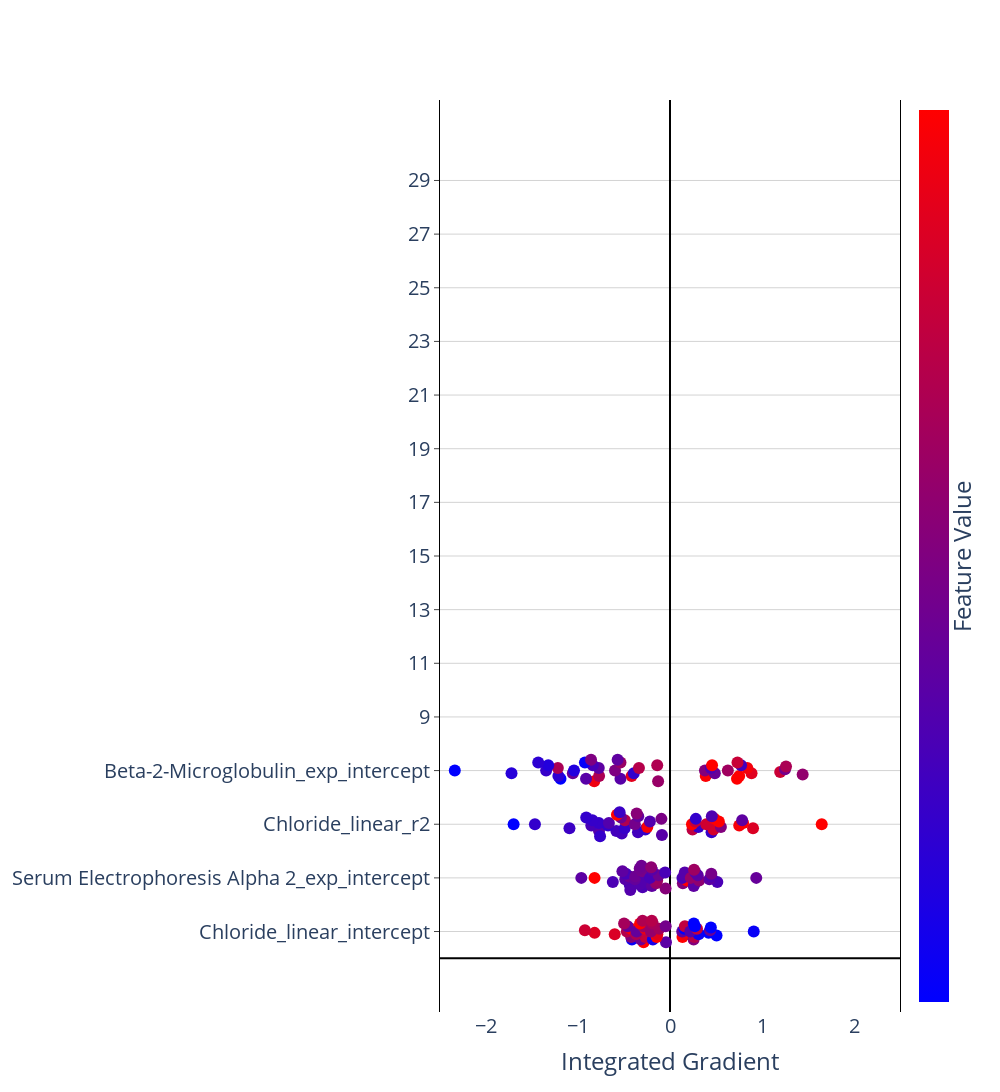

The code cell stored with this chart in its notebook:
### Code cell
nbins = 10
scale = 0.1
n_features = 15
spacing = 2
min_max_IG = 2.5

fig = go.Figure()
fig.update_layout(
    plot_bgcolor='white',
    autosize=False,
    width=1000,
    height=2000,
    coloraxis = {'colorscale':'Bluered'},
    xaxis_title = "Integrated Gradient",
)
 
fig.update_xaxes(
    zeroline=True,
    zerolinecolor="black",
    range = [-min_max_IG,min_max_IG]
    )
fig.update_yaxes(
    zeroline=True,
    zerolinecolor="black",
    mirror=True,
    ticks='outside',
    showline=True,
    linecolor='black',
    gridcolor='lightgrey',
    range = [-spacing, spacing*n_features + spacing]
)
 
feature_rank = np.argsort(np.sum(abs(IG),axis=0))
feature_order = feature_rank[(len(feature_rank)-n_features):len(feature_rank)] 

y_val = 1
bin_ids = list(range(nbins))
for f in feature_order:
    bins = np.linspace(IGtable.iloc[:,f].min()*1.1,IGtable.iloc[:,f].max()*1.1,nbins+1)
    ig_bins = pd.cut(IGtable.iloc[:,f], bins=bins, labels=bin_ids)
 
    x_vals = []
    y_vals = []
    f_vals = []
    for bin in bin_ids:
        x_bin_vals = list(IGtable.iloc[ig_bins[ig_bins == bin].index,f].values)
        n_pts = len(x_bin_vals)
        if n_pts > 0:
            x_vals = x_vals + x_bin_vals
            y_vals = y_vals + list(y_val + scale*(np.array(list(range(n_pts)))-(n_pts-1)/2))
            f_vals = f_vals + list(IG_X.iloc[ig_bins[ig_bins == bin].index,f].values)
    fig.add_trace(go.Scatter(
        x = x_vals, 
        y = y_vals,
        mode = 'markers',
        marker = dict(size=12,
                      color = f_vals,
                      coloraxis = "coloraxis",
                     ),
        name=IGtable.columns[f],
    ))
    y_val += spacing
 
 
fig.update_layout(showlegend=False, coloraxis_showscale=True,font=dict(size=20))
fig.update_coloraxes(colorbar_showticklabels=False,
                    colorbar_title=dict(text="Feature Value",side = "right"),
                    cmin = -1, cmax = 1)
fig.update_yaxes(tickvals=[1]+[1 + spacing*i for i in range(1,n_features)], 
                 ticktext=IGtable.columns[feature_order])
 
fig.show()

### Figure 1 — Plotly figure (JSON) as saved in the notebook; plotly's stock layout.template omitted (floating-point values rounded to 4 significant figures)
{"data": [{"marker": {"color": [0.7228, 0.5889, -0.9356, 0.02701, 0.7125, 0.4012, 1.673, -0.2166, 0.2835, 1.624, -0.1419, 0.5409, 0.3561, -0.2241, 0.8004, 0.2269, 1.878, 0.372, -0.2834, -0.8332, 1.025, 0.7627, 0.1598, 0.2781, -0.08741, 0.3022, 0.4202, 1.023, 0.8622, -0.2173, -1.668, 0.4978, 0.01111, 0.4198, -0.8876, -0.3481, 0.5456, -1.59, -1.324, -2.691, -1.009, -0.176, -2.948, -0.9336], "coloraxis": "coloraxis", "size": 12}, "mode": "markers", "name": "Chloride_linear_intercept", "type": "scatter", "x": [-0.8195, -0.9252, -0.4138, -0.4227, -0.6009, -0.4693, -0.4253, -0.4607, -0.4991, -0.2869, -0.3172, -0.2678, -0.3677, -0.3632, -0.2704, -0.2921, -0.3253, -0.2985, -0.04345, -0.1859, -0.1445, -0.1382, -0.2076, -0.1165, -0.04709, -0.1868, -0.1982, 0.136, 0.1701, 0.133, 0.1569, 0.1618, 0.2568, 0.2635, 0.3115, 0.2205, 0.2935, 0.2708, 0.2588, 0.5062, 0.4196, 0.4354, 0.4441, 0.9103], "y": [0.95, 1.05, 0.7, 0.8, 0.9, 1, 1.1, 1.2, 1.3, 0.6, 0.7, 0.8, 0.9, 1, 1.1, 1.2, 1.3, 1.4, 0.6, 0.7, 0.8, 0.9, 1, 1.1, 1.2, 1.3, 1.4, 0.8, 0.9, 1, 1.1, 1.2, 0.7, 0.8, 0.9, 1, 1.1, 1.2, 1.3, 0.85, 0.95, 1.05, 1.15, 1]}, {"marker": {"color": [-0.2746, 5.389, -0.431, -0.4114, -0.313, -0.1275, -0.4286, -0.2612, -0.3491, -0.4032, -0.3479, -0.354, -0.2195, -0.1452, -0.3332, -0.05938, -0.111, -0.1347, 0.05482, -0.2542, 0.1499, 0.216, -0.4207, -0.136, -0.4347, -0.3129, 0.1026, 0.01671, 3.393, -0.4298, -0.345, -0.3297, -0.2649, -0.3021, 0.112, 0.1788, -0.2639, -0.2993, 0.24, -0.4207, -0.2746, -0.3813, -0.07534, -0.2028], "coloraxis": "coloraxis", "size": 12}, "mode": "markers", "name": "Serum Electrophoresis Alpha 2_exp_intercept", "type": "scatter", "x": [-0.9638, -0.8201, -0.4388, -0.6215, -0.4861, -0.4393, -0.4788, -0.5171, -0.4312, -0.2983, -0.331, -0.2799, -0.382, -0.3769, -0.2792, -0.3025, -0.3294, -0.3105, -0.0481, -0.1967, -0.1509, -0.1395, -0.2174, -0.1234, -0.05293, -0.1959, -0.2046, 0.1397, 0.1861, 0.1351, 0.1569, 0.1605, 0.2579, 0.2689, 0.3166, 0.226, 0.3014, 0.2761, 0.2614, 0.5143, 0.4285, 0.4504, 0.4488, 0.9374], "y": [3, 3, 2.75, 2.85, 2.95, 3.05, 3.15, 3.25, 2.55, 2.65, 2.75, 2.85, 2.95, 3.05, 3.15, 3.25, 3.35, 3.45, 2.6, 2.7, 2.8, 2.9, 3, 3.1, 3.2, 3.3, 3.4, 2.8, 2.9, 3, 3.1, 3.2, 2.7, 2.8, 2.9, 3, 3.1, 3.2, 3.3, 2.85, 2.95, 3.05, 3.15, 3]}, {"marker": {"color": [-3.779, -0.5983, -0.316, -0.534, -0.4297, -0.5708, -0.5759, -0.5975, -0.5817, -0.4706, -0.4758, -0.5723, -0.5952, -0.3481, 0.3781, -0.131, 1.657, -0.5446, -0.319, -0.4846, -0.5957, 0.9395, -0.09025, -0.3602, -0.04316, -0.2374, 0.06826, 0.492, -0.5596, 1.077, 0.5595, -0.5973, -0.5766, 0.6585, 0.02191, 0.6261, 1.118, 1.22, -0.3823, 0.7176, 0.9306, 2.582, -0.262, 2.582], "coloraxis": "coloraxis", "size": 12}, "mode": "markers", "name": "Chloride_linear_r2", "type": "scatter", "x": [-1.7, -1.468, -0.7719, -1.093, -0.8554, -0.7732, -0.8428, -0.9104, -0.7601, -0.524, -0.5832, -0.4929, -0.6731, -0.6646, -0.4902, -0.5335, -0.5767, -0.5478, -0.08767, -0.3481, -0.2681, -0.2464, -0.3824, -0.2187, -0.09339, -0.3451, -0.3619, 0.2447, 0.3094, 0.2386, 0.2746, 0.281, 0.4514, 0.4731, 0.5531, 0.3948, 0.5307, 0.485, 0.4545, 0.9024, 0.7527, 0.7946, 0.7841, 1.649], "y": [5, 5, 4.75, 4.85, 4.95, 5.05, 5.15, 5.25, 4.55, 4.65, 4.75, 4.85, 4.95, 5.05, 5.15, 5.25, 5.35, 5.45, 4.6, 4.7, 4.8, 4.9, 5, 5.1, 5.2, 5.3, 5.4, 4.8, 4.9, 5, 5.1, 5.2, 4.7, 4.8, 4.9, 5, 5.1, 5.2, 5.3, 4.85, 4.95, 5.05, 5.15, 5]}, {"marker": {"color": [0.5682, -4.852, -1.031, -0.6519, -0.705, -0.5727, 0.335, -0.7252, -0.6448, 0.8719, -0.3094, 0.3468, -0.1717, -0.7386, -0.2689, -0.4462, -0.9598, -0.012, 0.1953, -0.3118, 0.781, -0.6001, -0.01, 0.4202, 0.3724, 0.1986, -0.2584, 0.9777, -0.1769, 0.03642, -0.3834, 1.819, 1.806, 1.121, 0.7681, 0.2562, 0.9152, -0.4889, 0.5682, 0.1441, 0.5857, -0.1018, 0.342, 0.993], "coloraxis": "coloraxis", "size": 12}, "mode": "markers", "name": "Beta-2-Microglobulin_exp_intercept", "type": "scatter", "x": [-2.662, -2.339, -1.19, -1.213, -1.723, -1.346, -1.219, -1.323, -1.432, -0.8235, -0.9128, -0.7707, -1.056, -1.043, -0.7742, -0.8386, -0.9246, -0.8583, -0.1291, -0.5383, -0.4171, -0.3935, -0.5976, -0.3375, -0.1389, -0.5382, -0.5689, 0.3888, 0.487, 0.3798, 0.4442, 0.4571, 0.7283, 0.7525, 0.8862, 0.629, 0.8402, 0.7726, 0.7334, 1.442, 1.198, 1.25, 1.261, 2.607], "y": [7, 7, 6.7, 6.8, 6.9, 7, 7.1, 7.2, 7.3, 6.6, 6.7, 6.8, 6.9, 7, 7.1, 7.2, 7.3, 7.4, 6.6, 6.7, 6.8, 6.9, 7, 7.1, 7.2, 7.3, 7.4, 6.8, 6.9, 7, 7.1, 7.2, 6.7, 6.8, 6.9, 7, 7.1, 7.2, 7.3, 6.85, 6.95, 7.05, 7.15, 7]}], "layout": {"autosize": false, "coloraxis": {"cmax": 1, "cmin": -1, "colorbar": {"showticklabels": false, "title": {"side": "right", "text": "Feature Value"}}, "colorscale": [[0, "rgb(0,0,255)"], [1, "rgb(255,0,0)"]], "showscale": true}, "font": {"size": 20}, "height": 2000, "plot_bgcolor": "white", "showlegend": false, "width": 1000, "xaxis": {"range": [-2.5, 2.5], "title": {"text": "Integrated Gradient"}, "type": "linear", "zeroline": true, "zerolinecolor": "black"}, "yaxis": {"gridcolor": "lightgrey", "linecolor": "black", "mirror": true, "range": [-2, 32], "showline": true, "ticks": "outside", "ticktext": ["Chloride_linear_intercept", "Serum Electrophoresis Alpha 2_exp_intercept", "Chloride_linear_r2", "Beta-2-Microglobulin_exp_intercept"], "tickvals": [1, 3, 5, 7, 9, 11, 13, 15, 17, 19, 21, 23, 25, 27, 29], "type": "linear", "zeroline": true, "zerolinecolor": "black"}}}
